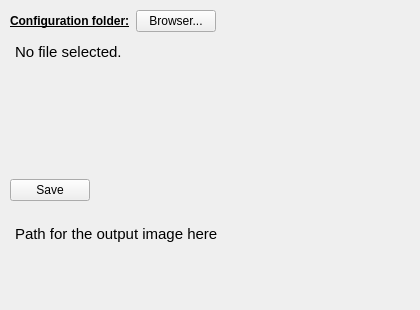
      <widget class="QWidget" name="tab_20">
       <attribute name="title">
        <string>Save</string>
       </attribute>
       <widget class="QWidget" name="layoutWidget_10">
        <property name="geometry">
         <rect>
          <x>10</x>
          <y>10</y>
          <width>401</width>
          <height>191</height>
         </rect>
        </property>
        <layout class="QGridLayout" name="gridLayout_12">
         <item row="3" column="0">
          <widget class="QPushButton" name="save_normalize_matrix_pushButton">
           <property name="text">
            <string>Save</string>
           </property>
          </widget>
         </item>
         <item row="2" column="0" colspan="2">
          <widget class="QTextEdit" name="path_normalize_matrix_textEdit">
           <property name="styleSheet">
            <string notr="true">QTextEdit {
	background-color : transparent
}</string>
           </property>
           <property name="readOnly">
            <bool>true</bool>
           </property>
           <property name="html">
            <string>&lt;!DOCTYPE HTML PUBLIC &quot;-//W3C//DTD HTML 4.0//EN&quot; &quot;http://www.w3.org/TR/REC-html40/strict.dtd&quot;&gt;
&lt;html&gt;&lt;head&gt;&lt;meta name=&quot;qrichtext&quot; content=&quot;1&quot; /&gt;&lt;style type=&quot;text/css&quot;&gt;
p, li { white-space: pre-wrap; }
&lt;/style&gt;&lt;/head&gt;&lt;body style=&quot; font-family:'Ubuntu'; font-size:11pt; font-weight:400; font-style:normal;&quot;&gt;
&lt;p style=&quot; margin-top:0px; margin-bottom:0px; margin-left:0px; margin-right:0px; -qt-block-indent:0; text-indent:0px;&quot;&gt;No file selected.&lt;/p&gt;&lt;/body&gt;&lt;/html&gt;</string>
           </property>
          </widget>
         </item>
         <item row="1" column="0" colspan="2">
          <layout class="QHBoxLayout" name="horizontalLayout_39">
           <item>
            <widget class="QLabel" name="label_63">
             <property name="font">
              <font>
               <weight>75</weight>
               <bold>true</bold>
               <underline>true</underline>
              </font>
             </property>
             <property name="text">
              <string>Configuration folder:</string>
             </property>
            </widget>
           </item>
           <item>
            <widget class="QPushButton" name="normalize_matrix_pushButton">
             <property name="text">
              <string>Browser...</string>
             </property>
            </widget>
           </item>
           <item>
            <spacer name="horizontalSpacer_52">
             <property name="orientation">
              <enum>Qt::Horizontal</enum>
             </property>
             <property name="sizeHint" stdset="0">
              <size>
               <width>40</width>
               <height>20</height>
              </size>
             </property>
            </spacer>
           </item>
          </layout>
         </item>
         <item row="3" column="1">
          <spacer name="horizontalSpacer_53">
           <property name="orientation">
            <enum>Qt::Horizontal</enum>
           </property>
           <property name="sizeHint" stdset="0">
            <size>
             <width>40</width>
             <height>20</height>
            </size>
           </property>
          </spacer>
         </item>
        </layout>
       </widget>
       <widget class="QTextEdit" name="save_normalize_matrix_textEdit">
        <property name="geometry">
         <rect>
          <x>10</x>
          <y>220</y>
          <width>401</width>
          <height>81</height>
         </rect>
        </property>
        <property name="styleSheet">
         <string notr="true">QTextEdit {
	background-color : transparent
}</string>
        </property>
        <property name="readOnly">
         <bool>true</bool>
        </property>
        <property name="html">
         <string>&lt;!DOCTYPE HTML PUBLIC &quot;-//W3C//DTD HTML 4.0//EN&quot; &quot;http://www.w3.org/TR/REC-html40/strict.dtd&quot;&gt;
&lt;html&gt;&lt;head&gt;&lt;meta name=&quot;qrichtext&quot; content=&quot;1&quot; /&gt;&lt;style type=&quot;text/css&quot;&gt;
p, li { white-space: pre-wrap; }
&lt;/style&gt;&lt;/head&gt;&lt;body style=&quot; font-family:'Ubuntu'; font-size:11pt; font-weight:400; font-style:normal;&quot;&gt;
&lt;p style=&quot; margin-top:0px; margin-bottom:0px; margin-left:0px; margin-right:0px; -qt-block-indent:0; text-indent:0px;&quot;&gt;Path for the output image here&lt;/p&gt;
&lt;p style=&quot;-qt-paragraph-type:empty; margin-top:0px; margin-bottom:0px; margin-left:0px; margin-right:0px; -qt-block-indent:0; text-indent:0px;&quot;&gt;&lt;br /&gt;&lt;/p&gt;&lt;/body&gt;&lt;/html&gt;</string>
        </property>
       </widget>
      </widget>
